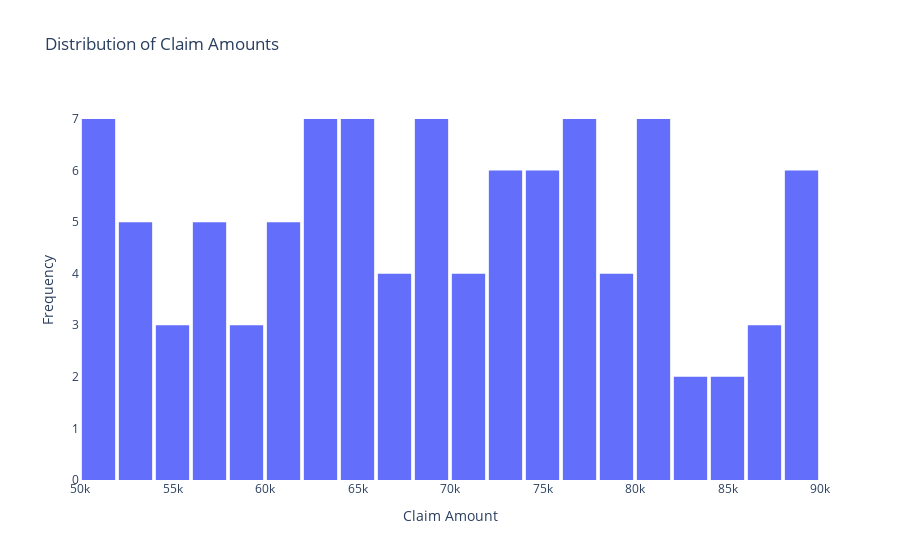

Source (notebook cell):
### Markdown cell above
## 1.How does the distribution of claim amounts vary?

### Code cell
# Creating an interactive histogram
fig = px.histogram(claim, x='issued_amount', nbins=20, title='Distribution of Claim Amounts')

# Customizing layout
fig.update_layout(
    xaxis_title='Claim Amount',
    yaxis_title='Frequency',
    bargap=0.1,
    plot_bgcolor='rgba(0,0,0,0)'
)

# Showing the plot
fig.show()

### Figure 1 — Plotly figure (JSON) as saved in the notebook; plotly's stock layout.template omitted (floating-point values rounded to 4 significant figures)
{"data": [{"alignmentgroup": "True", "bingroup": "x", "hovertemplate": "issued_amount=%{x}<br>count=%{y}<extra></extra>", "legendgroup": "", "marker": {"color": "#636efa", "pattern": {"shape": ""}}, "name": "", "nbinsx": 20, "offsetgroup": "", "orientation": "v", "showlegend": false, "type": "histogram", "x": [50376, 66871, 81190, 71094, 64735, 52781, 63640, 79335, 66394, 89025, 50260, 75634, 72393, 58197, 89487, 89367, 74681, 70885, 76513, 62999, 55667, 65487, 51277, 89013, 76662, 63551, 88819, 60559, 52302, 62194, 51093, 55729, 73138, 81199, 51558, 88879, 57094, 69506, 81465, 56061, 67994, 56653, 68946, 53233, 82717, 55269, 65454, 77561, 74743, 59454, 80039, 72376, 51605, 86891, 74149, 74672, 62296, 78374, 87684, 68796, 57660, 77437, 78716, 76929, 78919, 64101, 73164, 70634, 59582, 68987, 76867, 67618, 68186, 56621, 63903, 81375, 72186, 76795, 61645, 63089, 85537, 68801, 65407, 65825, 69426, 73341, 53877, 70442, 60826, 61209, 51817, 81904, 61444, 75195, 64305, 52230, 85752, 87959, 83820, 80824], "xaxis": "x", "yaxis": "y"}], "layout": {"bargap": 0.1, "barmode": "relative", "legend": {"tracegroupgap": 0}, "plot_bgcolor": "rgba(0,0,0,0)", "title": {"text": "Distribution of Claim Amounts"}, "xaxis": {"anchor": "y", "domain": [0, 1], "title": {"text": "Claim Amount"}}, "yaxis": {"anchor": "x", "domain": [0, 1], "title": {"text": "Frequency"}}}}
